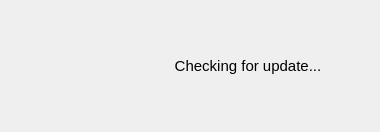
<?xml version="1.0" encoding="UTF-8"?>
<ui version="4.0">
 <class>checkForUpdateDialog</class>
 <widget class="QDialog" name="checkForUpdateDialog">
  <property name="windowModality">
   <enum>Qt::ApplicationModal</enum>
  </property>
  <property name="geometry">
   <rect>
    <x>0</x>
    <y>0</y>
    <width>380</width>
    <height>124</height>
   </rect>
  </property>
  <property name="windowTitle">
   <string>Update Check</string>
  </property>
  <layout class="QGridLayout" name="gridLayout">
   <item row="0" column="0">
    <layout class="QGridLayout" name="mainLayout">
     <item row="0" column="0">
      <widget class="QLabel" name="softwareIcon">
       <property name="minimumSize">
        <size>
         <width>110</width>
         <height>110</height>
        </size>
       </property>
       <property name="maximumSize">
        <size>
         <width>110</width>
         <height>110</height>
        </size>
       </property>
       <property name="text">
        <string/>
       </property>
       <property name="scaledContents">
        <bool>true</bool>
       </property>
      </widget>
     </item>
     <item row="0" column="1">
      <widget class="QLabel" name="statusMsgLbl">
       <property name="font">
        <font>
         <pointsize>11</pointsize>
         <weight>50</weight>
         <bold>false</bold>
        </font>
       </property>
       <property name="text">
        <string>Checking for update...</string>
       </property>
       <property name="alignment">
        <set>Qt::AlignCenter</set>
       </property>
      </widget>
     </item>
    </layout>
   </item>
  </layout>
 </widget>
 <resources/>
 <connections/>
</ui>
